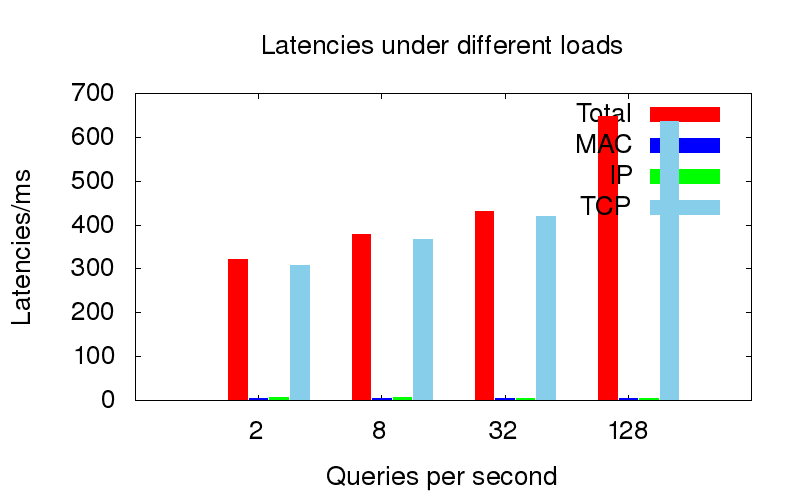

Write gnuplot code to recreate this figure.
set terminal png size 800,500 enhanced font "Helvetica,20"
set output 'podlatencies.png'

red = "#FF0000"; green = "#00FF00"; blue = "#0000FF"; skyblue = "#87CEEB";
set style data histogram
set style fill solid
set boxwidth 0.9
#set logscale y 4
set xlabel "Queries per second"
set ylabel "Latencies/ms"

set title "Latencies under different loads"
plot "podlatencies.dat" using 2:xtic(1) title "Total" linecolor rgb red, \
	'' using 3 title "MAC" linecolor rgb blue, \
	'' using 4 title "IP" linecolor rgb green, \
	'' using 5 title "TCP" linecolor rgb skyblue
